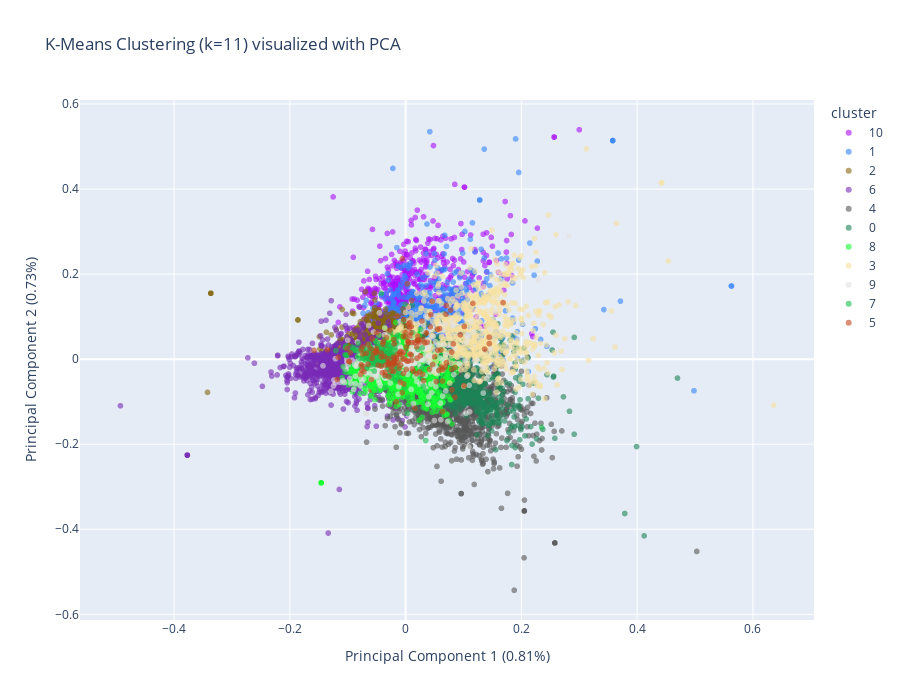

The notebook cell saved with this chart:
### Code cell
# PCA + PLOTLY VISUALIZATION (we found that k = 11 had the highest peak in the silhouette score plot)

import plotly.express as px
from sklearn.decomposition import PCA

metadata_aligned = metadata.reset_index(drop=True)

# Reduce to 2D for visualization
pca = PCA(n_components=2)
components = pca.fit_transform(tfidf_matrix.toarray())

pca_df = pd.DataFrame(data=components, columns=['PC1', 'PC2'])
pca_df['cluster'] = metadata_aligned['cluster'].astype(str)
pca_df['title']   = metadata_aligned['title']
pca_df['genres']  = metadata_aligned['genres']

fig = px.scatter(
    pca_df,
    x='PC1',
    y='PC2',
    color='cluster',
    hover_data=['title', 'genres'],
    title=f'K-Means Clustering (k={NUM_CLUSTERS}) visualized with PCA',
    color_discrete_sequence=px.colors.qualitative.Alphabet,
    opacity=0.6
)

pc1_variance = pca.explained_variance_ratio_[0] * 100
pc2_variance = pca.explained_variance_ratio_[1] * 100

fig.update_layout(
    xaxis_title=f"Principal Component 1 ({pc1_variance:.2f}%)",
    yaxis_title=f"Principal Component 2 ({pc2_variance:.2f}%)",
    height=700
)

fig.show()

### Figure 1 — Plotly figure (JSON) as saved in the notebook; plotly's stock layout.template omitted (floating-point values rounded to 4 significant figures; data arrays with more than 128 entries replaced by an {"elided": "..."} marker saying what was removed)
{"data": [{"customdata": {"elided": "563x2 str values"}, "hovertemplate": "cluster=10<br>PC1=%{x}<br>PC2=%{y}<br>title=%{customdata[0]}<br>genres=%{customdata[1]}<extra></extra>", "legendgroup": "10", "marker": {"color": "#AA0DFE", "opacity": 0.6, "symbol": "circle"}, "mode": "markers", "name": "10", "showlegend": true, "type": "scattergl", "x": {"elided": "563 float values"}, "xaxis": "x", "y": {"elided": "563 float values"}, "yaxis": "y"}, {"customdata": {"elided": "611x2 str values"}, "hovertemplate": "cluster=1<br>PC1=%{x}<br>PC2=%{y}<br>title=%{customdata[0]}<br>genres=%{customdata[1]}<extra></extra>", "legendgroup": "1", "marker": {"color": "#3283FE", "opacity": 0.6, "symbol": "circle"}, "mode": "markers", "name": "1", "showlegend": true, "type": "scattergl", "x": {"elided": "611 float values"}, "xaxis": "x", "y": {"elided": "611 float values"}, "yaxis": "y"}, {"customdata": {"elided": "1912x2 str values"}, "hovertemplate": "cluster=2<br>PC1=%{x}<br>PC2=%{y}<br>title=%{customdata[0]}<br>genres=%{customdata[1]}<extra></extra>", "legendgroup": "2", "marker": {"color": "#85660D", "opacity": 0.6, "symbol": "circle"}, "mode": "markers", "name": "2", "showlegend": true, "type": "scattergl", "x": {"elided": "1912 float values"}, "xaxis": "x", "y": {"elided": "1912 float values"}, "yaxis": "y"}, {"customdata": {"elided": "1225x2 str values"}, "hovertemplate": "cluster=6<br>PC1=%{x}<br>PC2=%{y}<br>title=%{customdata[0]}<br>genres=%{customdata[1]}<extra></extra>", "legendgroup": "6", "marker": {"color": "#782AB6", "opacity": 0.6, "symbol": "circle"}, "mode": "markers", "name": "6", "showlegend": true, "type": "scattergl", "x": {"elided": "1225 float values"}, "xaxis": "x", "y": {"elided": "1225 float values"}, "yaxis": "y"}, {"customdata": {"elided": "1243x2 str values"}, "hovertemplate": "cluster=4<br>PC1=%{x}<br>PC2=%{y}<br>title=%{customdata[0]}<br>genres=%{customdata[1]}<extra></extra>", "legendgroup": "4", "marker": {"color": "#565656", "opacity": 0.6, "symbol": "circle"}, "mode": "markers", "name": "4", "showlegend": true, "type": "scattergl", "x": {"elided": "1243 float values"}, "xaxis": "x", "y": {"elided": "1243 float values"}, "yaxis": "y"}, {"customdata": {"elided": "791x2 str values"}, "hovertemplate": "cluster=0<br>PC1=%{x}<br>PC2=%{y}<br>title=%{customdata[0]}<br>genres=%{customdata[1]}<extra></extra>", "legendgroup": "0", "marker": {"color": "#1C8356", "opacity": 0.6, "symbol": "circle"}, "mode": "markers", "name": "0", "showlegend": true, "type": "scattergl", "x": {"elided": "791 float values"}, "xaxis": "x", "y": {"elided": "791 float values"}, "yaxis": "y"}, {"customdata": {"elided": "1685x2 str values"}, "hovertemplate": "cluster=8<br>PC1=%{x}<br>PC2=%{y}<br>title=%{customdata[0]}<br>genres=%{customdata[1]}<extra></extra>", "legendgroup": "8", "marker": {"color": "#16FF32", "opacity": 0.6, "symbol": "circle"}, "mode": "markers", "name": "8", "showlegend": true, "type": "scattergl", "x": {"elided": "1685 float values"}, "xaxis": "x", "y": {"elided": "1685 float values"}, "yaxis": "y"}, {"customdata": {"elided": "778x2 str values"}, "hovertemplate": "cluster=3<br>PC1=%{x}<br>PC2=%{y}<br>title=%{customdata[0]}<br>genres=%{customdata[1]}<extra></extra>", "legendgroup": "3", "marker": {"color": "#F7E1A0", "opacity": 0.6, "symbol": "circle"}, "mode": "markers", "name": "3", "showlegend": true, "type": "scattergl", "x": {"elided": "778 float values"}, "xaxis": "x", "y": {"elided": "778 float values"}, "yaxis": "y"}, {"customdata": {"elided": "367x2 str values"}, "hovertemplate": "cluster=9<br>PC1=%{x}<br>PC2=%{y}<br>title=%{customdata[0]}<br>genres=%{customdata[1]}<extra></extra>", "legendgroup": "9", "marker": {"color": "#E2E2E2", "opacity": 0.6, "symbol": "circle"}, "mode": "markers", "name": "9", "showlegend": true, "type": "scattergl", "x": {"elided": "367 float values"}, "xaxis": "x", "y": {"elided": "367 float values"}, "yaxis": "y"}, {"customdata": {"elided": "408x2 str values"}, "hovertemplate": "cluster=7<br>PC1=%{x}<br>PC2=%{y}<br>title=%{customdata[0]}<br>genres=%{customdata[1]}<extra></extra>", "legendgroup": "7", "marker": {"color": "#1CBE4F", "opacity": 0.6, "symbol": "circle"}, "mode": "markers", "name": "7", "showlegend": true, "type": "scattergl", "x": {"elided": "408 float values"}, "xaxis": "x", "y": {"elided": "408 float values"}, "yaxis": "y"}, {"customdata": {"elided": "159x2 str values"}, "hovertemplate": "cluster=5<br>PC1=%{x}<br>PC2=%{y}<br>title=%{customdata[0]}<br>genres=%{customdata[1]}<extra></extra>", "legendgroup": "5", "marker": {"color": "#C4451C", "opacity": 0.6, "symbol": "circle"}, "mode": "markers", "name": "5", "showlegend": true, "type": "scattergl", "x": {"elided": "159 float values"}, "xaxis": "x", "y": {"elided": "159 float values"}, "yaxis": "y"}], "layout": {"height": 700, "legend": {"title": {"text": "cluster"}, "tracegroupgap": 0}, "title": {"text": "K-Means Clustering (k=11) visualized with PCA"}, "xaxis": {"anchor": "y", "domain": [0, 1], "title": {"text": "Principal Component 1 (0.81%)"}}, "yaxis": {"anchor": "x", "domain": [0, 1], "title": {"text": "Principal Component 2 (0.73%)"}}}}
